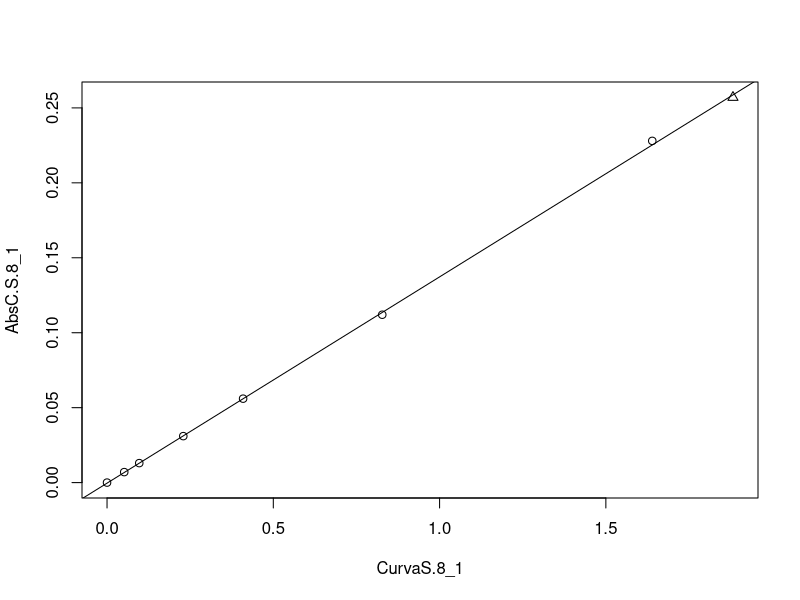
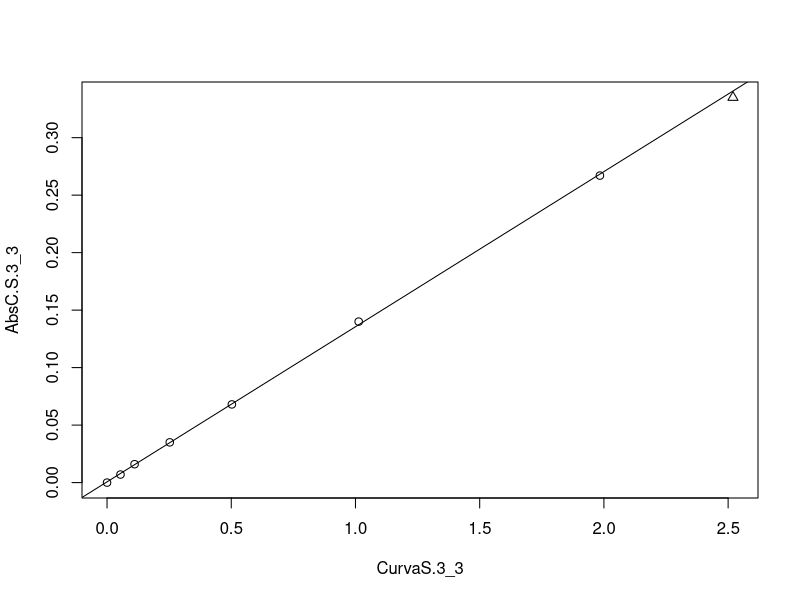
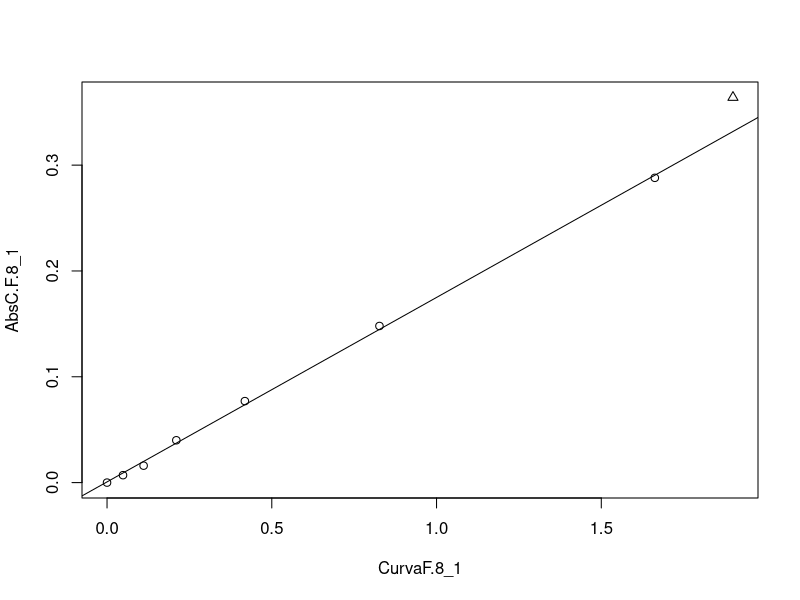
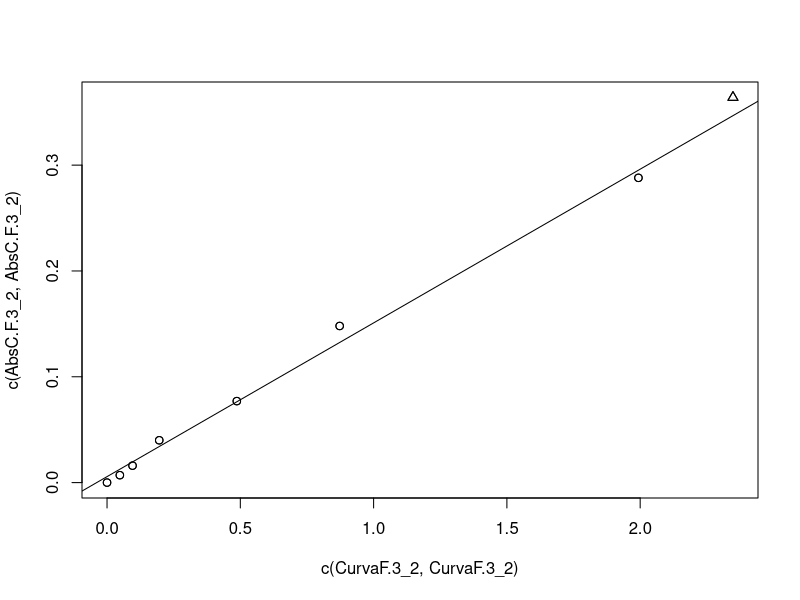
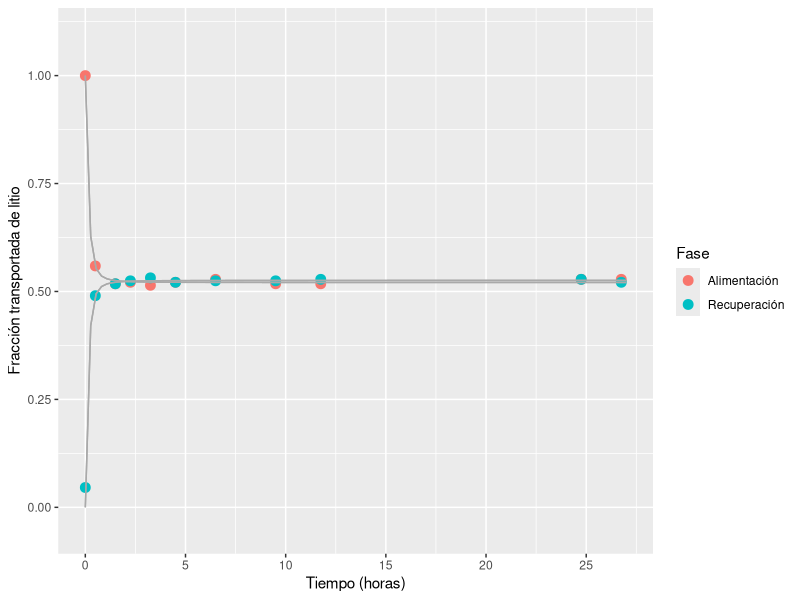
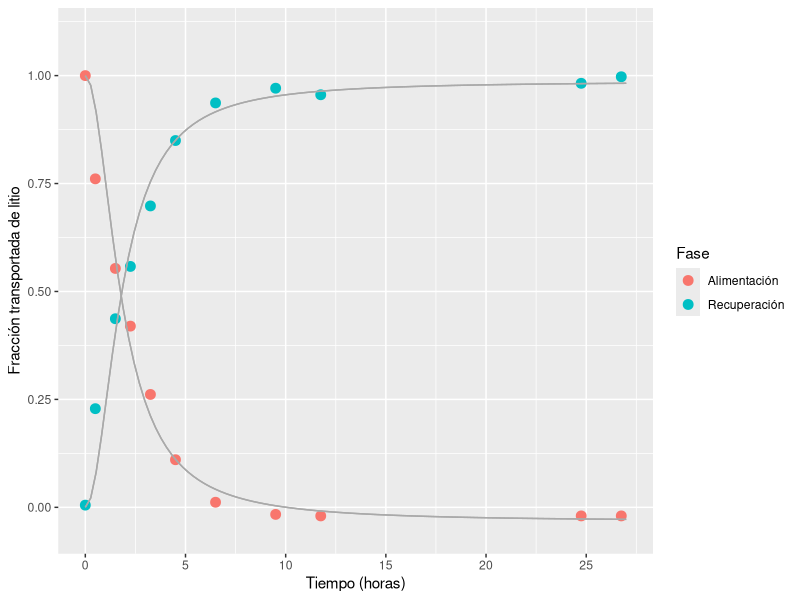

R code for these plots, in order:
library(ggplot2)
cStock    <- 129.5 * 0.187872 * 0.99 / 0.1200962
cStock5   <- cStock * 1.2484 / 50.2322

cStock5_1 <- cStock * 1.2377 / 50.1505
#-----CURVAS DE CALIBRACIÓN--------------------------------------------------
CurvaS.3_3 <- c(c(0.0000, 0.0652, 0.1340, 0.3044, 0.6083, 1.2322, 2.3922, 3.0645) * cStock5 /
                c(6.0000, 6.0075, 6.0268, 6.0103, 6.0341, 6.0633, 6.0103, 6.0626))
AbsC.S.3_3 <- c(0.000, 0.007, 0.016, 0.035, 0.068, 0.140, 0.267, 0.335)

CurvaS.8_1 <- c(c(0.0000, 0.0628, 0.1176, 0.2792, 0.5012, 1.0104, 2.0039, 2.3057) * cStock5_1 /
                  c(6.0000, 6.0136, 6.0092, 6.0270, 6.0632, 6.0429, 6.0496, 6.0633))
AbsC.S.8_1 <- c(0.000, 0.007, 0.013, 0.031, 0.056, 0.112, 0.228, 0.257)

CurvaF.3_2 <- c(c(0.0000, 0.0592, 0.1205, 0.2446, 0.5938, 1.2562, 2.4378, 3.0479) * cStock5_1 /
                c(6.0000, 6.0992, 6.2358, 6.1827, 6.0371, 7.1252, 6.0531, 6.4249))
AbsC.F.3_2 <- c(0.000, 0.007, 0.016, 0.040, 0.077, 0.148, 0.288, 0.364)

CurvaF.8_1 <- c(c(0.0000, 0.0598, 0.1440, 0.2527, 0.5052, 0.9977, 2.0093, 2.3069) * cStock5 /
                c(6.0000, 6.1482, 6.4671, 5.9901, 6.0197, 6.0150, 6.0242, 6.0530))
AbsC.F.8_1 <- c(0.000, 0.007, 0.016, 0.040, 0.077, 0.148, 0.288, 0.364)

#----------------------------------------------------------------------------
#-----MODELOS DE LAS CURVAS--------------------------------------------------
ModelS.8_1 <- lm(AbsC.S.8_1 ~ CurvaS.8_1)
plot(AbsC.S.8_1 ~ CurvaS.8_1, pch = c(rep(1, 7), 2))
abline(ModelS.8_1)

ModelS.3_3 <- lm(AbsC.S.3_3[1:7] ~ CurvaS.3_3[1:7])
plot(AbsC.S.3_3 ~ CurvaS.3_3, pch = c(rep(1, 7), 2))
abline(ModelS.3_3)

ModelF.8_1 <- lm(AbsC.F.8_1[1:7] ~ CurvaF.8_1[1:7])
plot(AbsC.F.8_1 ~ CurvaF.8_1, pch = c(rep(1, 7), 2))
abline(ModelF.8_1)

ModelF.3_2 <- lm(c(AbsC.F.3_2[1:7], AbsC.F.3_2[1:7], AbsC.F.3_2[1:7]) ~
                   c(CurvaF.3_2[1:7], CurvaF.3_2[1:7], CurvaF.3_2[1:7]))
plot(c(AbsC.F.3_2, AbsC.F.3_2) ~ c(CurvaF.3_2, CurvaF.3_2), pch = c(rep(1, 7), 2))
abline(ModelF.3_2)

#-----TIEMPOS DE LOS TRANSPORTES--------------------------------------------
Time.8 <- Time.6b <- c(0, 0.5, 1.5, 2.25, 3.25, 4.5, 6.5, 9.5, 11.75, 24.75, 26.75)
#-----ABSORBANCIAS DE LAS ALÍCUOTAS------------------------------------------
Abs.Feed.8.8  <- c(0.291, 0.163, 0.151, 0.152, 0.150, 0.152, 0.154, 0.151, 0.151, 0.154, 0.154)
Abs.Feed.8.6b <- c(0.290, 0.222, 0.163, 0.125, 0.080, 0.037, 0.009, 0.001, 0.000, 0.000, 0.000)

Abs.Strip.8.8  <- c(0.014, 0.143, 0.151, 0.153, 0.155, 0.152, 0.153, 0.153, 0.154, 0.154, 0.152)
Abs.Strip.8.6b <- c(0.002, 0.061, 0.116, 0.148, 0.185, 0.225, 0.248, 0.257, 0.253, 0.260, 0.264)
#-----CONCENTRACIÓN DE LITIO EN LAS ALÍCUOTAS--------------------------------
Abs.to.conc <- function (Abs, model) return((Abs - model$coefficients[1]) / model$coefficients[2])

Feed.8.8   <- Abs.to.conc(Abs.Feed.8.8, ModelF.8_1)
Feed.8.6b  <- Abs.to.conc(Abs.Feed.8.6b, ModelF.3_2)
Strip.8.8  <- Abs.to.conc(Abs.Strip.8.8, ModelF.8_1)
Strip.8.6b <- Abs.to.conc(Abs.Strip.8.6b, ModelS.3_3)
#-----DIFERENCIA DE LA CONCENTRACIÓN INICIAL MEDIDA CON LA DETERMINADA-------
T_0Feed.8.x <- c(0.9017, 0.9017) * cStock / c(90.0746, 90.1658)
Deviation_0 <- c(Feed.8.8[1], Feed.8.6b[1]) / T_0Feed.8.x
#-----TRANSFORMACIÓN A FRACCIONES--------------------------------------------
Li.Strip.8.8  <- Strip.8.8  <- Strip.8.8 / Feed.8.8[1]
Li.Feed.8.8   <- Feed.8.8   <- Feed.8.8 / Feed.8.8[1]
Li.Strip.8.6b <- Strip.8.6b <- Strip.8.6b / Feed.8.6b[1]
Li.Feed.8.6b  <- Feed.8.6b  <- Feed.8.6b / Feed.8.6b[1]
#-----REGRESIONES NO LINEALES------------------------------------------------
NLS.Strip.8  <- nls(Strip.8.8 ~ (a * Time.8**2)/(1/b + Time.8**2), start = list(a = 1, b = 0.5))
NLS.Feed.8   <- nls(Feed.8.8 ~ 1 - (a * Time.8**2)/(1/b + Time.8**2), start = list(a = 1, b = 0.5))

NLS.Strip.6b <- nls(Strip.8.6b ~ (a * Time.6b**2)/(1/b + Time.6b**2), start = list(a = 1, b = 0.5))
NLS.Feed.6b  <- nls(Feed.8.6b ~ 1 - (a * Time.6b**2)/(1/b + Time.6b**2), start = list(a = 1, b = 0.5))
#-----GRÁFICOS---------------------------------------------------------------
#pdf("Trans-V_8-V_6bis.pdf", height = 5, width = 10)
Transporte.8 <- data.frame(Tiempo = c(Time.8, Time.8), Conc = c(Feed.8.8, Strip.8.8),
                           Fase = rep(c('Alimentación', 'Recuperación'), each = length(Time.8)))
print(ggplot(data = Transporte.8, aes(x = Tiempo, y = Conc, group = Fase)) +
        geom_point(size = 3, aes(color = Fase)) + labs(y = 'Fracción transportada de litio', x = 'Tiempo (horas)') +
        stat_function(fun = function(x) (coefficients(NLS.Strip.8)[1] * x**2)
                      / (1/coefficients(NLS.Strip.8)[2] + x**2), color = 'darkgrey') +
        stat_function(fun = function(x) (1 - (coefficients(NLS.Feed.8)[1] * x**2)
                      / (1/coefficients(NLS.Feed.8)[2] + x**2)), color = 'darkgrey') +
        scale_y_continuous(breaks = c(0, 0.25, 0.5, 0.75, 1), limits = c(-0.05, 1.1)) +
        scale_x_continuous(breaks = c(0, 5, 10, 15, 20, 25), limits = c(0, 27)))

Transporte.6b <- data.frame(Tiempo = c(Time.6b, Time.6b), Conc = c(Feed.8.6b, Strip.8.6b),
                           Fase = rep(c('Alimentación', 'Recuperación'), each = length(Time.6b)))
print(ggplot(data = Transporte.6b, aes(x = Tiempo, y = Conc, group = Fase)) +
        geom_point(size = 3, aes(color = Fase)) + labs(y = 'Fracción transportada de litio', x = 'Tiempo (horas)') +
        stat_function(fun = function(x) (coefficients(NLS.Strip.6b)[1] * x**2)
                      / (1/coefficients(NLS.Strip.6b)[2] + x**2), color = 'darkgrey') +
        stat_function(fun = function(x) (1 - (coefficients(NLS.Feed.6b)[1] * x**2)
                      / (1/coefficients(NLS.Feed.6b)[2] + x**2)), color = 'darkgrey') +
        scale_y_continuous(breaks = c(0, 0.25, 0.5, 0.75, 1), limits = c(-0.05, 1.1)) +
        scale_x_continuous(breaks = c(0, 5, 10, 15, 20, 25), limits = c(0, 27)))

# dev.off()
#-----FUCNIÓN DE CALIDAD-----------------------------------------------------
QF <- matrix(ncol = 8, nrow = 2)
  NLScoeff <- c(coefficients(NLS.Feed.8)[1], coefficients(NLS.Feed.8)[2],
                coefficients(NLS.Strip.8)[1], coefficients(NLS.Strip.8)[2])
  qf_f  <- NLScoeff[1] * NLScoeff[2]
  qf_s  <- NLScoeff[3] * NLScoeff[4]
  qf_m  <- mean(c(qf_f, qf_s))
  qf_sd <- sd(c(qf_f, qf_s))
  QF[1, ] <- c(NLScoeff, qf_f, qf_s, qf_m, qf_sd)

  NLScoeff <- c(coefficients(NLS.Feed.6b)[1], coefficients(NLS.Feed.6b)[2],
                coefficients(NLS.Strip.6b)[1], coefficients(NLS.Strip.6b)[2])
  qf_f  <- NLScoeff[1] * NLScoeff[2]
  qf_s  <- NLScoeff[3] * NLScoeff[4]
  qf_m  <- mean(c(qf_f, qf_s))
  qf_sd <- sd(c(qf_f, qf_s))
  QF[2, ] <- c(NLScoeff, qf_f, qf_s, qf_m, qf_sd)

QF <- cbind(QF, (QF[,1]+QF[,3])/2 * (QF[,2]+QF[,4])/2)
colnames(QF) <- c("a_f", "b_f", "a_s", "b_s", "qf_f", "qf_s", "qf_m", "qf_sd", "QF")
rowMeans(QF[, c(1, 3)])
rowMeans(QF[, c(2, 4)])
